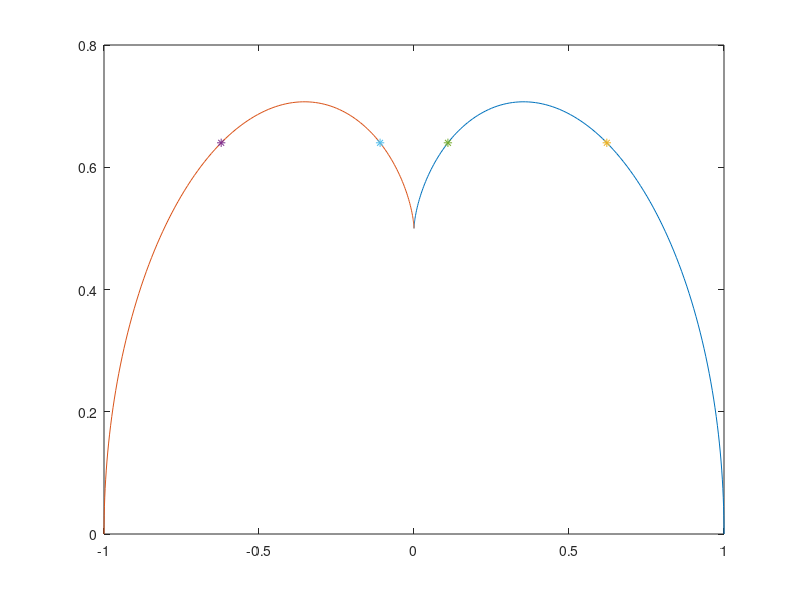

Write the MATLAB code that produced this figure.
phi = [0:0.01:pi/2];
x = cos(phi).^3;
y = 1.5*sin(phi)-sin(phi).^3;

plot(x, y)
hold on;
plot(-x, y)
hold on;

h = 10;
format compact
phi = acos(0.6^(1/3)); % Phi when x=0.6
while abs(h) > 1.0e-10*abs(x),
    f = 1.5*sin(phi)-sin(phi)^3 -0.64;
    fp = -3*cos(phi)*(-0.5+sin(phi)^2);
    h = f/fp;
    disp([phi, f, fp h]);
    phi = phi-h;
end
x = cos(phi)^3;
plot(x, 0.64, '*')
plot(-x, 0.64, '*')

h = 10;
phi = acos(0.1^(1/3)); % Phi when x=0.1
while abs(h) > 1.0e-10*abs(phi),
    f = 1.5*sin(phi)-sin(phi)^3 -0.64;
    fp = -3*cos(phi)*(-0.5+sin(phi)^2);
    h = f/fp;
    phi = phi-h;
end
x = cos(phi)^3;
plot(x, 0.64, '*')
plot(-x, 0.64, '*')
hold off